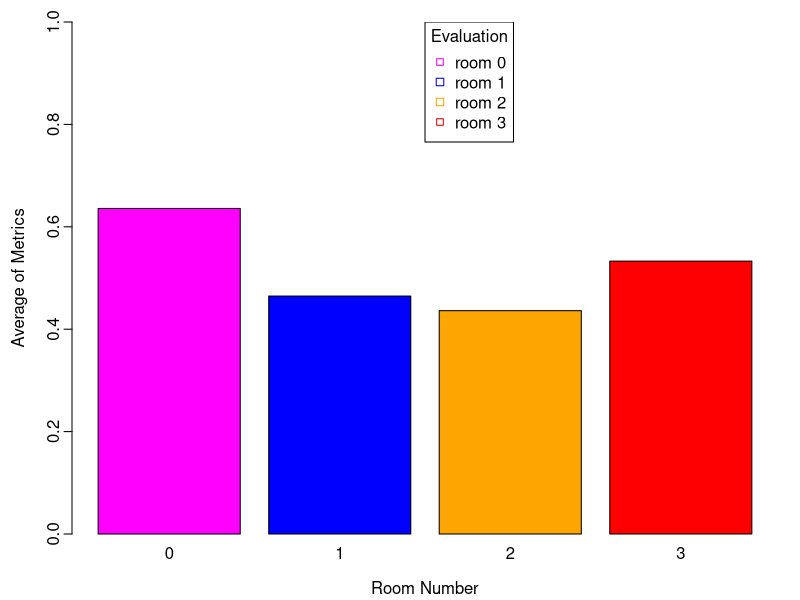

This chart was generated by the following R code:
A <- c(0.635849, 0.464739, 0.436215, 0.53301)
              
pdf("eval4.pdf", width=6/2.54, height=10/2.54,
    pointsize=10)
par(mgp=c(2.2,0.45,0), tcl=-0.4, mar=c(3.3,3.6,1.1,1.1))

barplot(A,
        names.arg=c(0, 1, 2, 3),
        xlab="Room Number",
        ylab="Average of Metrics",
        col=c("magenta", "blue", "orange", "red"),
        beside=TRUE,
        ylim=c(0,1)
        )
legend(x=2.5, y=1.0,
       c("room 0", "room 1", "room 2", "room 3"),
       cex=1,
       title="Evaluation",
       col=c("magenta", "blue", "orange", "red"),
       pch=c(22,0,0)
)
dev.off()
